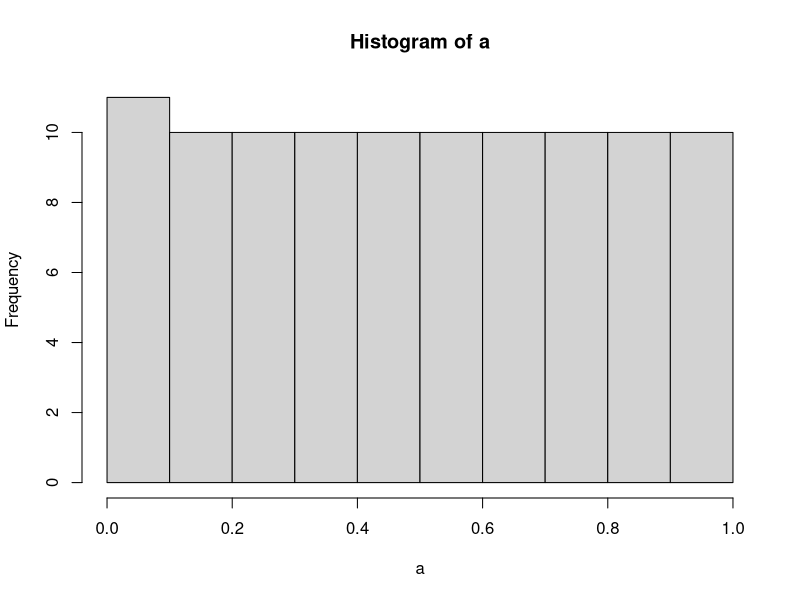
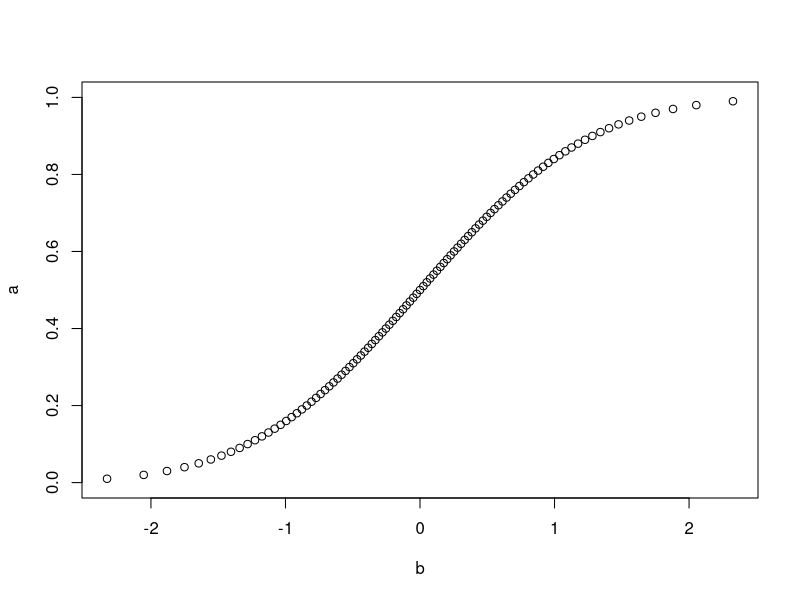
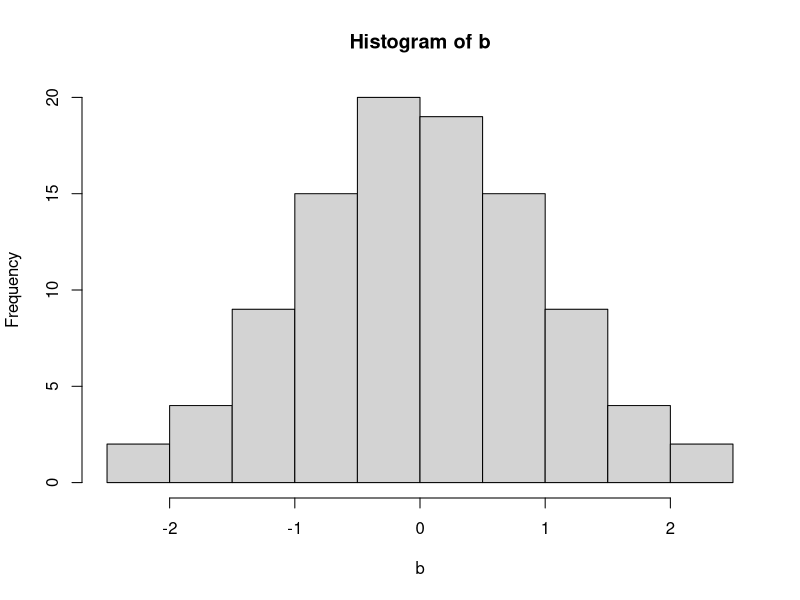
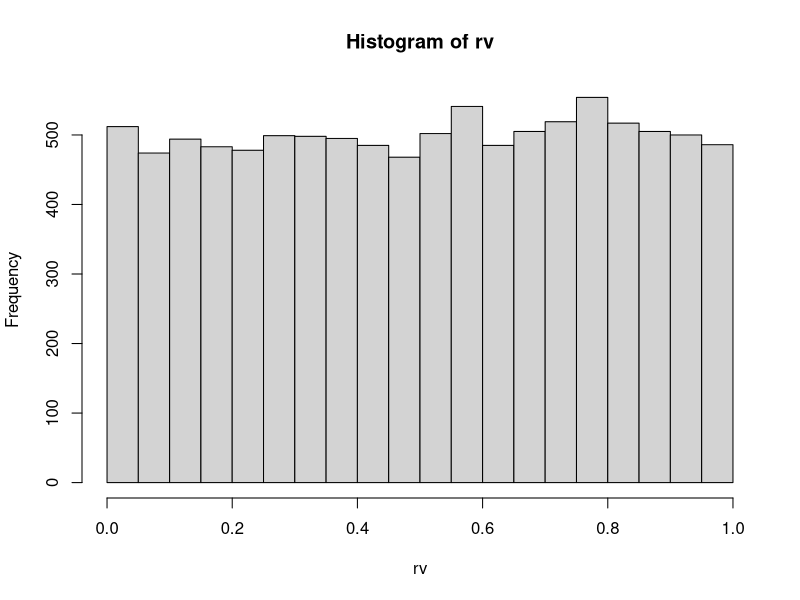
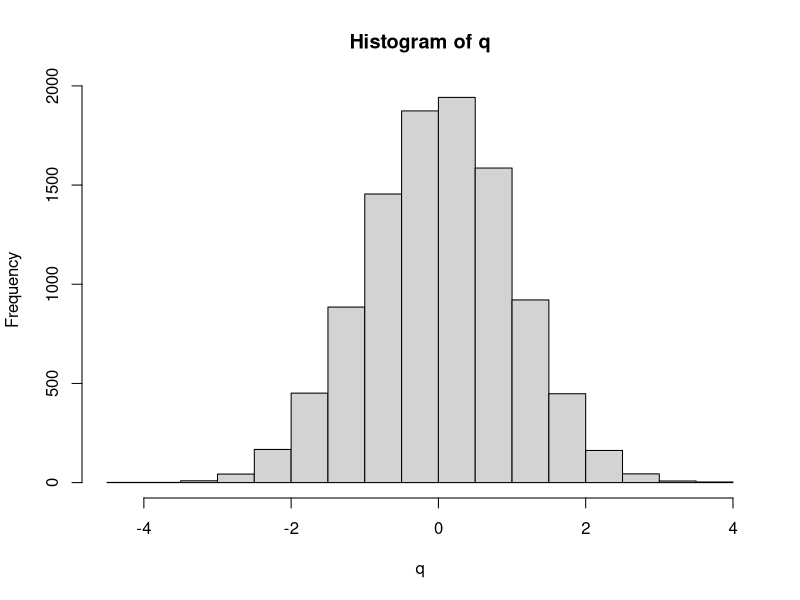
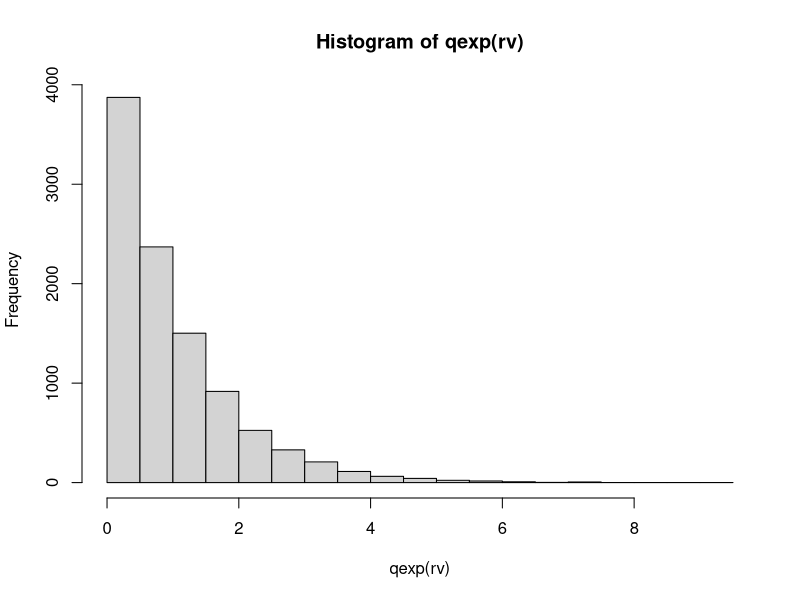

Source code (R) for these figures, in order:
## ---- chunk 1
knitr::opts_chunk$set(echo = TRUE)
## ---- chunk 2
pnorm(20, mean = 3, sd = 17)
## ---- chunk 3
qnorm(p = .95, mean = 24, sd = 3)
## ---- chunk 4
p <- dnorm(c(12, 14), mean = 10, sd = 6)
p[1]/p[2]
## ---- chunk 5
a <- seq(0, 1, by = .01)
hist(a)
## ---- chunk 6
b <- qnorm(a)

plot(b, a)
## ---- chunk 7
hist(b)

## ---- chunk 8
set.seed(890)

rv <- runif(10000, 0, 1)


## ---- chunk 9
hist(rv)
## ---- chunk 10
q <- qnorm(rv)

## ---- chunk 11
hist(q)
## ---- chunk 12
hist(qexp(rv))

## ---- chunk 13

dice <- function(N, w) {
  
  sides <- seq(1, w, by = 1)
  res <- sample(sides, N, replace = TRUE)
  return(mean(res))
}

dice(5, 6)
## ---- chunk 14

results <- c()
  
for (i in 1:100) {
  
  results[i] <- dice(i, 6)
  
}


## ---- chunk 15


